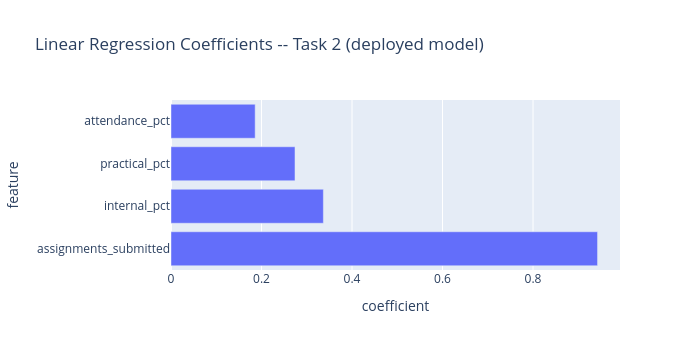

Notebook code cell kept with this figure:
### Markdown cell above
### The regression equation

Written out in full, using the exact fitted coefficients, this model is:

```
final_percentage = intercept
                    + (coef_internal * internal_pct)
                    + (coef_attendance * attendance_pct)
                    + (coef_assignments * assignments_submitted)
                    + (coef_practical * practical_pct)
```

The cell below prints the real fitted numbers and a plain-language reading of each one.

### Code cell
equation_terms = " + ".join(
    f"({coef:+.4f} * {feature})" for feature, coef in zip(task2_features, linear_reg.coef_)
)
print(f"final_percentage = {linear_reg.intercept_:.4f} + {equation_terms}")
print()

coefficients_df2 = pd.DataFrame({
    "feature": task2_features,
    "coefficient": linear_reg.coef_.round(4),
}).sort_values("coefficient", key=abs, ascending=False)
display(coefficients_df2)

fig = px.bar(
    coefficients_df2, x="coefficient", y="feature", orientation="h",
    title="Linear Regression Coefficients -- Task 2 (deployed model)",
)
fig.update_layout(width=700, height=350)
fig.show()

print("Plain-language reading of each coefficient (holding other features constant):")
for feature, coef in zip(task2_features, linear_reg.coef_):
    print(f"  Each 1-unit increase in {feature:22s} is associated with a "
          f"{coef:+.4f} percentage-point change in predicted final marks.")
print(f"  Intercept ({linear_reg.intercept_:.4f}): the model's predicted final_percentage "
      "if every feature were 0 -- mostly a mathematical anchor point rather than a "
      "realistic scenario, since a real student would rarely have 0 on every input.")

### Figure 1 — Plotly figure (JSON) as saved in the notebook; plotly's stock layout.template omitted (floating-point values rounded to 4 significant figures)
{"data": [{"hovertemplate": "coefficient=%{x}<br>feature=%{y}<extra></extra>", "legendgroup": "", "marker": {"color": "#636efa", "pattern": {"shape": ""}}, "name": "", "orientation": "h", "showlegend": false, "textposition": "auto", "type": "bar", "x": [0.9426, 0.3367, 0.274, 0.186], "xaxis": "x", "y": ["assignments_submitted", "internal_pct", "practical_pct", "attendance_pct"], "yaxis": "y"}], "layout": {"barmode": "relative", "height": 350, "legend": {"tracegroupgap": 0}, "title": {"text": "Linear Regression Coefficients -- Task 2 (deployed model)"}, "width": 700, "xaxis": {"anchor": "y", "domain": [0.0, 1.0], "title": {"text": "coefficient"}}, "yaxis": {"anchor": "x", "domain": [0.0, 1.0], "title": {"text": "feature"}}}}
